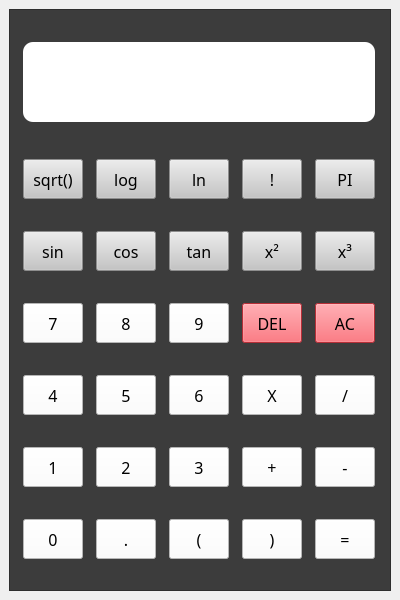
<?xml version="1.0" encoding="UTF-8"?>
<ui version="4.0">
 <class>MainWindow</class>
 <widget class="QMainWindow" name="MainWindow">
  <property name="geometry">
   <rect>
    <x>0</x>
    <y>0</y>
    <width>400</width>
    <height>600</height>
   </rect>
  </property>
  <property name="minimumSize">
   <size>
    <width>400</width>
    <height>600</height>
   </size>
  </property>
  <property name="maximumSize">
   <size>
    <width>400</width>
    <height>600</height>
   </size>
  </property>
  <property name="windowTitle">
   <string>Basic Calculator</string>
  </property>
  <widget class="QWidget" name="centralwidget">
   <layout class="QGridLayout" name="gridLayout">
    <item row="0" column="0" colspan="2">
     <widget class="QFrame" name="frame">
      <property name="minimumSize">
       <size>
        <width>40</width>
        <height>40</height>
       </size>
      </property>
      <property name="styleSheet">
       <string notr="true">background-color: rgb(60, 60, 60);</string>
      </property>
      <property name="frameShape">
       <enum>QFrame::StyledPanel</enum>
      </property>
      <property name="frameShadow">
       <enum>QFrame::Raised</enum>
      </property>
      <layout class="QGridLayout" name="gridLayout_2">
       <property name="leftMargin">
        <number>5</number>
       </property>
       <property name="topMargin">
        <number>0</number>
       </property>
       <property name="rightMargin">
        <number>5</number>
       </property>
       <property name="bottomMargin">
        <number>0</number>
       </property>
       <property name="horizontalSpacing">
        <number>5</number>
       </property>
       <property name="verticalSpacing">
        <number>0</number>
       </property>
       <item row="6" column="3">
        <widget class="QPushButton" name="btn_close">
         <property name="minimumSize">
          <size>
           <width>0</width>
           <height>40</height>
          </size>
         </property>
         <property name="maximumSize">
          <size>
           <width>60</width>
           <height>30</height>
          </size>
         </property>
         <property name="font">
          <font>
           <family>Cascadia Mono SemiLight</family>
           <pointsize>12</pointsize>
          </font>
         </property>
         <property name="styleSheet">
          <string notr="true">background-color: rgb(255, 255, 255);

</string>
         </property>
         <property name="text">
          <string>)</string>
         </property>
        </widget>
       </item>
       <item row="6" column="1">
        <widget class="QPushButton" name="btn_dot">
         <property name="minimumSize">
          <size>
           <width>0</width>
           <height>40</height>
          </size>
         </property>
         <property name="maximumSize">
          <size>
           <width>60</width>
           <height>30</height>
          </size>
         </property>
         <property name="font">
          <font>
           <family>Cascadia Mono SemiLight</family>
           <pointsize>12</pointsize>
          </font>
         </property>
         <property name="styleSheet">
          <string notr="true">background-color: rgb(255, 255, 255);

</string>
         </property>
         <property name="text">
          <string>.</string>
         </property>
        </widget>
       </item>
       <item row="4" column="1">
        <widget class="QPushButton" name="btn_5">
         <property name="minimumSize">
          <size>
           <width>0</width>
           <height>40</height>
          </size>
         </property>
         <property name="maximumSize">
          <size>
           <width>60</width>
           <height>30</height>
          </size>
         </property>
         <property name="font">
          <font>
           <family>Cascadia Mono SemiLight</family>
           <pointsize>12</pointsize>
          </font>
         </property>
         <property name="styleSheet">
          <string notr="true">background-color: rgb(255, 255, 255);

</string>
         </property>
         <property name="text">
          <string>5</string>
         </property>
        </widget>
       </item>
       <item row="3" column="2">
        <widget class="QPushButton" name="btn_9">
         <property name="minimumSize">
          <size>
           <width>0</width>
           <height>40</height>
          </size>
         </property>
         <property name="maximumSize">
          <size>
           <width>60</width>
           <height>30</height>
          </size>
         </property>
         <property name="font">
          <font>
           <family>Cascadia Mono SemiLight</family>
           <pointsize>12</pointsize>
          </font>
         </property>
         <property name="styleSheet">
          <string notr="true">background-color: rgb(255, 255, 255);

</string>
         </property>
         <property name="text">
          <string>9</string>
         </property>
        </widget>
       </item>
       <item row="3" column="3">
        <widget class="QPushButton" name="btn_dell">
         <property name="minimumSize">
          <size>
           <width>0</width>
           <height>40</height>
          </size>
         </property>
         <property name="maximumSize">
          <size>
           <width>60</width>
           <height>30</height>
          </size>
         </property>
         <property name="font">
          <font>
           <family>Cascadia Mono SemiLight</family>
           <pointsize>12</pointsize>
          </font>
         </property>
         <property name="styleSheet">
          <string notr="true">background-color: rgb(255, 65, 77);

</string>
         </property>
         <property name="text">
          <string>DEL</string>
         </property>
        </widget>
       </item>
       <item row="3" column="4">
        <widget class="QPushButton" name="btn_clear">
         <property name="minimumSize">
          <size>
           <width>0</width>
           <height>40</height>
          </size>
         </property>
         <property name="maximumSize">
          <size>
           <width>60</width>
           <height>30</height>
          </size>
         </property>
         <property name="font">
          <font>
           <family>Cascadia Mono SemiLight</family>
           <pointsize>12</pointsize>
          </font>
         </property>
         <property name="styleSheet">
          <string notr="true">background-color: rgb(255, 65, 77);
</string>
         </property>
         <property name="text">
          <string>AC</string>
         </property>
        </widget>
       </item>
       <item row="4" column="2">
        <widget class="QPushButton" name="btn_6">
         <property name="minimumSize">
          <size>
           <width>0</width>
           <height>40</height>
          </size>
         </property>
         <property name="maximumSize">
          <size>
           <width>60</width>
           <height>30</height>
          </size>
         </property>
         <property name="font">
          <font>
           <family>Cascadia Mono SemiLight</family>
           <pointsize>12</pointsize>
          </font>
         </property>
         <property name="styleSheet">
          <string notr="true">background-color: rgb(255, 255, 255);

</string>
         </property>
         <property name="text">
          <string>6</string>
         </property>
        </widget>
       </item>
       <item row="4" column="3">
        <widget class="QPushButton" name="btn_mult">
         <property name="minimumSize">
          <size>
           <width>0</width>
           <height>40</height>
          </size>
         </property>
         <property name="maximumSize">
          <size>
           <width>60</width>
           <height>30</height>
          </size>
         </property>
         <property name="font">
          <font>
           <family>Cascadia Mono SemiLight</family>
           <pointsize>12</pointsize>
          </font>
         </property>
         <property name="styleSheet">
          <string notr="true">background-color: rgb(255, 255, 255);

</string>
         </property>
         <property name="text">
          <string>X</string>
         </property>
        </widget>
       </item>
       <item row="4" column="4">
        <widget class="QPushButton" name="btn_div">
         <property name="minimumSize">
          <size>
           <width>0</width>
           <height>40</height>
          </size>
         </property>
         <property name="maximumSize">
          <size>
           <width>60</width>
           <height>30</height>
          </size>
         </property>
         <property name="font">
          <font>
           <family>Cascadia Mono SemiLight</family>
           <pointsize>12</pointsize>
          </font>
         </property>
         <property name="styleSheet">
          <string notr="true">background-color: rgb(255, 255, 255);

</string>
         </property>
         <property name="text">
          <string>/</string>
         </property>
        </widget>
       </item>
       <item row="5" column="0">
        <widget class="QPushButton" name="btn_1">
         <property name="minimumSize">
          <size>
           <width>0</width>
           <height>40</height>
          </size>
         </property>
         <property name="maximumSize">
          <size>
           <width>60</width>
           <height>30</height>
          </size>
         </property>
         <property name="font">
          <font>
           <family>Cascadia Mono SemiLight</family>
           <pointsize>12</pointsize>
          </font>
         </property>
         <property name="styleSheet">
          <string notr="true">background-color: rgb(255, 255, 255);

</string>
         </property>
         <property name="text">
          <string>1</string>
         </property>
        </widget>
       </item>
       <item row="3" column="1">
        <widget class="QPushButton" name="btn_8">
         <property name="minimumSize">
          <size>
           <width>0</width>
           <height>40</height>
          </size>
         </property>
         <property name="maximumSize">
          <size>
           <width>60</width>
           <height>30</height>
          </size>
         </property>
         <property name="font">
          <font>
           <family>Cascadia Mono SemiLight</family>
           <pointsize>12</pointsize>
          </font>
         </property>
         <property name="styleSheet">
          <string notr="true">background-color: rgb(255, 255, 255);

</string>
         </property>
         <property name="text">
          <string>8</string>
         </property>
        </widget>
       </item>
       <item row="5" column="4">
        <widget class="QPushButton" name="btn_min">
         <property name="minimumSize">
          <size>
           <width>0</width>
           <height>40</height>
          </size>
         </property>
         <property name="maximumSize">
          <size>
           <width>60</width>
           <height>30</height>
          </size>
         </property>
         <property name="font">
          <font>
           <family>Cascadia Mono SemiLight</family>
           <pointsize>12</pointsize>
          </font>
         </property>
         <property name="styleSheet">
          <string notr="true">background-color: rgb(255, 255, 255);

</string>
         </property>
         <property name="text">
          <string>-</string>
         </property>
        </widget>
       </item>
       <item row="5" column="2">
        <widget class="QPushButton" name="btn_3">
         <property name="minimumSize">
          <size>
           <width>0</width>
           <height>40</height>
          </size>
         </property>
         <property name="maximumSize">
          <size>
           <width>60</width>
           <height>30</height>
          </size>
         </property>
         <property name="font">
          <font>
           <family>Cascadia Mono SemiLight</family>
           <pointsize>12</pointsize>
          </font>
         </property>
         <property name="styleSheet">
          <string notr="true">background-color: rgb(255, 255, 255);

</string>
         </property>
         <property name="text">
          <string>3</string>
         </property>
        </widget>
       </item>
       <item row="5" column="1">
        <widget class="QPushButton" name="btn_2">
         <property name="minimumSize">
          <size>
           <width>0</width>
           <height>40</height>
          </size>
         </property>
         <property name="maximumSize">
          <size>
           <width>60</width>
           <height>30</height>
          </size>
         </property>
         <property name="font">
          <font>
           <family>Cascadia Mono SemiLight</family>
           <pointsize>12</pointsize>
          </font>
         </property>
         <property name="styleSheet">
          <string notr="true">background-color: rgb(255, 255, 255);

</string>
         </property>
         <property name="text">
          <string>2</string>
         </property>
        </widget>
       </item>
       <item row="6" column="0">
        <widget class="QPushButton" name="btn_0">
         <property name="minimumSize">
          <size>
           <width>0</width>
           <height>40</height>
          </size>
         </property>
         <property name="maximumSize">
          <size>
           <width>60</width>
           <height>30</height>
          </size>
         </property>
         <property name="font">
          <font>
           <family>Cascadia Mono SemiLight</family>
           <pointsize>12</pointsize>
          </font>
         </property>
         <property name="styleSheet">
          <string notr="true">background-color: rgb(255, 255, 255);

</string>
         </property>
         <property name="text">
          <string>0</string>
         </property>
        </widget>
       </item>
       <item row="5" column="3">
        <widget class="QPushButton" name="btn_plus">
         <property name="minimumSize">
          <size>
           <width>0</width>
           <height>40</height>
          </size>
         </property>
         <property name="maximumSize">
          <size>
           <width>60</width>
           <height>30</height>
          </size>
         </property>
         <property name="font">
          <font>
           <family>Cascadia Mono SemiLight</family>
           <pointsize>12</pointsize>
          </font>
         </property>
         <property name="styleSheet">
          <string notr="true">background-color: rgb(255, 255, 255);

</string>
         </property>
         <property name="text">
          <string>+</string>
         </property>
        </widget>
       </item>
       <item row="3" column="0">
        <widget class="QPushButton" name="btn_7">
         <property name="minimumSize">
          <size>
           <width>40</width>
           <height>40</height>
          </size>
         </property>
         <property name="maximumSize">
          <size>
           <width>60</width>
           <height>30</height>
          </size>
         </property>
         <property name="font">
          <font>
           <family>Cascadia Mono SemiLight</family>
           <pointsize>12</pointsize>
          </font>
         </property>
         <property name="styleSheet">
          <string notr="true">background-color: rgb(255, 255, 255);

</string>
         </property>
         <property name="text">
          <string>7</string>
         </property>
        </widget>
       </item>
       <item row="4" column="0">
        <widget class="QPushButton" name="btn_4">
         <property name="minimumSize">
          <size>
           <width>0</width>
           <height>40</height>
          </size>
         </property>
         <property name="maximumSize">
          <size>
           <width>60</width>
           <height>30</height>
          </size>
         </property>
         <property name="font">
          <font>
           <family>Cascadia Mono SemiLight</family>
           <pointsize>12</pointsize>
          </font>
         </property>
         <property name="styleSheet">
          <string notr="true">background-color: rgb(255, 255, 255);

</string>
         </property>
         <property name="text">
          <string>4</string>
         </property>
        </widget>
       </item>
       <item row="6" column="2">
        <widget class="QPushButton" name="btn_open">
         <property name="minimumSize">
          <size>
           <width>0</width>
           <height>40</height>
          </size>
         </property>
         <property name="maximumSize">
          <size>
           <width>60</width>
           <height>30</height>
          </size>
         </property>
         <property name="font">
          <font>
           <family>Cascadia Mono SemiLight</family>
           <pointsize>12</pointsize>
          </font>
         </property>
         <property name="styleSheet">
          <string notr="true">background-color: rgb(255, 255, 255);

</string>
         </property>
         <property name="text">
          <string>(</string>
         </property>
        </widget>
       </item>
       <item row="0" column="0" colspan="5">
        <widget class="QLabel" name="display">
         <property name="minimumSize">
          <size>
           <width>50</width>
           <height>80</height>
          </size>
         </property>
         <property name="maximumSize">
          <size>
           <width>16777215</width>
           <height>80</height>
          </size>
         </property>
         <property name="font">
          <font>
           <pointsize>28</pointsize>
          </font>
         </property>
         <property name="styleSheet">
          <string notr="true">background-color: rgb(255, 255, 255);
border-radius: 10px;</string>
         </property>
         <property name="frameShape">
          <enum>QFrame::Box</enum>
         </property>
         <property name="frameShadow">
          <enum>QFrame::Raised</enum>
         </property>
         <property name="text">
          <string/>
         </property>
         <property name="alignment">
          <set>Qt::AlignRight|Qt::AlignTrailing|Qt::AlignVCenter</set>
         </property>
         <property name="margin">
          <number>10</number>
         </property>
        </widget>
       </item>
       <item row="6" column="4">
        <widget class="QPushButton" name="btn_eq">
         <property name="minimumSize">
          <size>
           <width>0</width>
           <height>40</height>
          </size>
         </property>
         <property name="maximumSize">
          <size>
           <width>60</width>
           <height>30</height>
          </size>
         </property>
         <property name="font">
          <font>
           <family>Cascadia Mono SemiLight</family>
           <pointsize>12</pointsize>
          </font>
         </property>
         <property name="styleSheet">
          <string notr="true">background-color: rgb(255, 255, 255);

</string>
         </property>
         <property name="text">
          <string>=</string>
         </property>
        </widget>
       </item>
       <item row="2" column="0">
        <widget class="QPushButton" name="btn_sin">
         <property name="minimumSize">
          <size>
           <width>40</width>
           <height>40</height>
          </size>
         </property>
         <property name="maximumSize">
          <size>
           <width>60</width>
           <height>30</height>
          </size>
         </property>
         <property name="font">
          <font>
           <family>Cascadia Mono SemiLight</family>
           <pointsize>12</pointsize>
          </font>
         </property>
         <property name="styleSheet">
          <string notr="true">background-color: rgb(197, 197, 197);

</string>
         </property>
         <property name="text">
          <string>sin</string>
         </property>
        </widget>
       </item>
       <item row="2" column="2">
        <widget class="QPushButton" name="btn_tan">
         <property name="minimumSize">
          <size>
           <width>40</width>
           <height>40</height>
          </size>
         </property>
         <property name="maximumSize">
          <size>
           <width>60</width>
           <height>30</height>
          </size>
         </property>
         <property name="font">
          <font>
           <family>Cascadia Mono SemiLight</family>
           <pointsize>12</pointsize>
          </font>
         </property>
         <property name="styleSheet">
          <string notr="true">background-color: rgb(197, 197, 197);

</string>
         </property>
         <property name="text">
          <string>tan</string>
         </property>
        </widget>
       </item>
       <item row="2" column="1">
        <widget class="QPushButton" name="btn_cos">
         <property name="minimumSize">
          <size>
           <width>40</width>
           <height>40</height>
          </size>
         </property>
         <property name="maximumSize">
          <size>
           <width>60</width>
           <height>30</height>
          </size>
         </property>
         <property name="font">
          <font>
           <family>Cascadia Mono SemiLight</family>
           <pointsize>12</pointsize>
          </font>
         </property>
         <property name="styleSheet">
          <string notr="true">background-color: rgb(197, 197, 197);

</string>
         </property>
         <property name="text">
          <string>cos</string>
         </property>
        </widget>
       </item>
       <item row="2" column="4">
        <widget class="QPushButton" name="btn_cub">
         <property name="minimumSize">
          <size>
           <width>40</width>
           <height>40</height>
          </size>
         </property>
         <property name="maximumSize">
          <size>
           <width>60</width>
           <height>30</height>
          </size>
         </property>
         <property name="font">
          <font>
           <family>Cascadia Mono SemiLight</family>
           <pointsize>12</pointsize>
          </font>
         </property>
         <property name="mouseTracking">
          <bool>false</bool>
         </property>
         <property name="focusPolicy">
          <enum>Qt::StrongFocus</enum>
         </property>
         <property name="autoFillBackground">
          <bool>false</bool>
         </property>
         <property name="styleSheet">
          <string notr="true">background-color: rgb(197, 197, 197);
</string>
         </property>
         <property name="text">
          <string>x³</string>
         </property>
         <property name="checkable">
          <bool>false</bool>
         </property>
         <property name="flat">
          <bool>false</bool>
         </property>
        </widget>
       </item>
       <item row="2" column="3">
        <widget class="QPushButton" name="btn_squared">
         <property name="minimumSize">
          <size>
           <width>40</width>
           <height>40</height>
          </size>
         </property>
         <property name="maximumSize">
          <size>
           <width>60</width>
           <height>30</height>
          </size>
         </property>
         <property name="font">
          <font>
           <family>Cascadia Mono SemiLight</family>
           <pointsize>12</pointsize>
          </font>
         </property>
         <property name="styleSheet">
          <string notr="true">background-color: rgb(197, 197, 197);

</string>
         </property>
         <property name="text">
          <string>x²</string>
         </property>
        </widget>
       </item>
       <item row="1" column="1">
        <widget class="QPushButton" name="btn_log">
         <property name="minimumSize">
          <size>
           <width>40</width>
           <height>40</height>
          </size>
         </property>
         <property name="maximumSize">
          <size>
           <width>60</width>
           <height>30</height>
          </size>
         </property>
         <property name="font">
          <font>
           <family>Cascadia Mono SemiLight</family>
           <pointsize>12</pointsize>
          </font>
         </property>
         <property name="styleSheet">
          <string notr="true">background-color: rgb(197, 197, 197);

</string>
         </property>
         <property name="text">
          <string>log</string>
         </property>
        </widget>
       </item>
       <item row="1" column="0">
        <widget class="QPushButton" name="btn_sqrt">
         <property name="minimumSize">
          <size>
           <width>40</width>
           <height>40</height>
          </size>
         </property>
         <property name="maximumSize">
          <size>
           <width>60</width>
           <height>30</height>
          </size>
         </property>
         <property name="font">
          <font>
           <family>Cascadia Mono SemiLight</family>
           <pointsize>12</pointsize>
          </font>
         </property>
         <property name="styleSheet">
          <string notr="true">background-color: rgb(197, 197, 197);

</string>
         </property>
         <property name="text">
          <string>sqrt()</string>
         </property>
        </widget>
       </item>
       <item row="1" column="2">
        <widget class="QPushButton" name="btn_ln">
         <property name="minimumSize">
          <size>
           <width>40</width>
           <height>40</height>
          </size>
         </property>
         <property name="maximumSize">
          <size>
           <width>60</width>
           <height>30</height>
          </size>
         </property>
         <property name="font">
          <font>
           <family>Cascadia Mono SemiLight</family>
           <pointsize>12</pointsize>
          </font>
         </property>
         <property name="styleSheet">
          <string notr="true">background-color: rgb(197, 197, 197);

</string>
         </property>
         <property name="text">
          <string>ln</string>
         </property>
        </widget>
       </item>
       <item row="1" column="3">
        <widget class="QPushButton" name="btn_fact">
         <property name="minimumSize">
          <size>
           <width>40</width>
           <height>40</height>
          </size>
         </property>
         <property name="maximumSize">
          <size>
           <width>60</width>
           <height>30</height>
          </size>
         </property>
         <property name="font">
          <font>
           <family>Cascadia Mono SemiLight</family>
           <pointsize>12</pointsize>
          </font>
         </property>
         <property name="styleSheet">
          <string notr="true">background-color: rgb(197, 197, 197);

</string>
         </property>
         <property name="text">
          <string>!</string>
         </property>
        </widget>
       </item>
       <item row="1" column="4">
        <widget class="QPushButton" name="btn_pi">
         <property name="minimumSize">
          <size>
           <width>40</width>
           <height>40</height>
          </size>
         </property>
         <property name="maximumSize">
          <size>
           <width>60</width>
           <height>30</height>
          </size>
         </property>
         <property name="font">
          <font>
           <family>Cascadia Mono SemiLight</family>
           <pointsize>12</pointsize>
          </font>
         </property>
         <property name="styleSheet">
          <string notr="true">background-color: rgb(197, 197, 197);

</string>
         </property>
         <property name="text">
          <string>PI</string>
         </property>
        </widget>
       </item>
      </layout>
     </widget>
    </item>
   </layout>
  </widget>
 </widget>
 <resources/>
 <connections/>
</ui>
